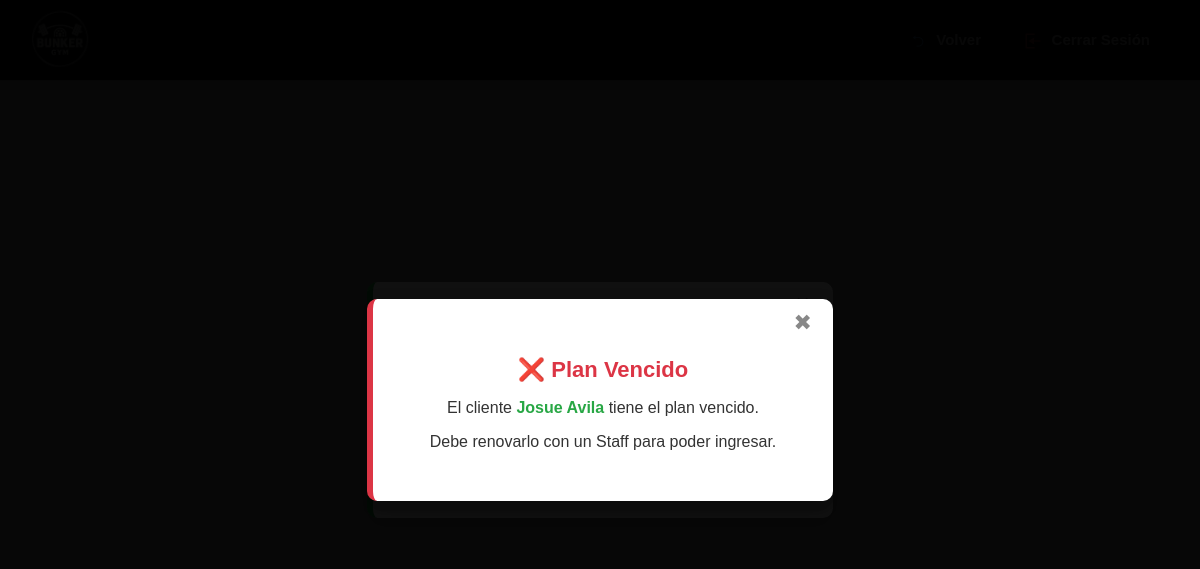
The app's page /asistencia/ (signed in), older data.
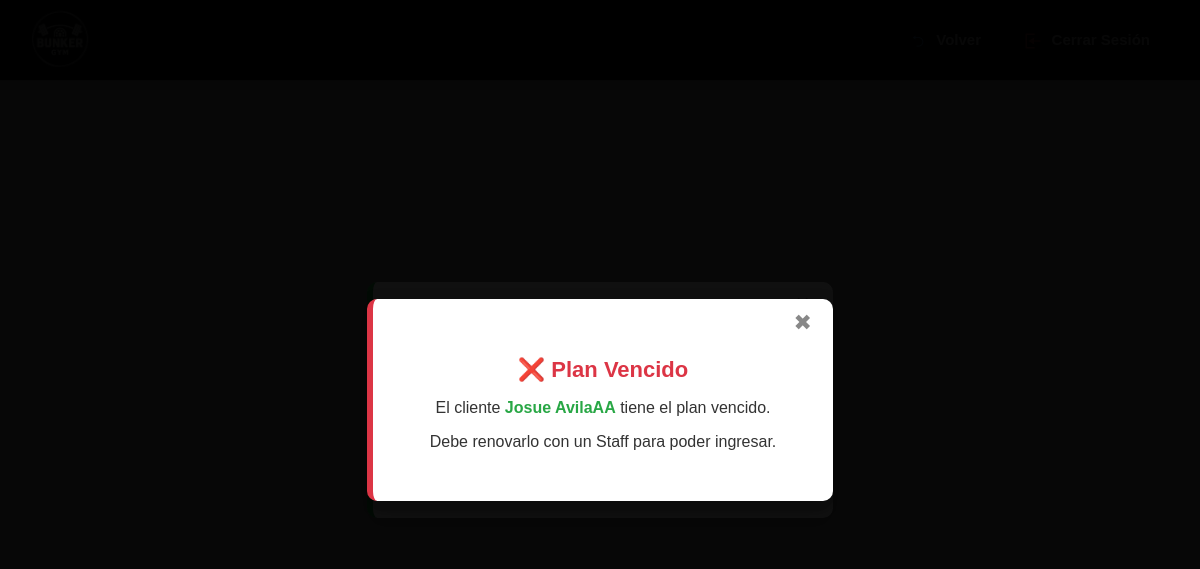
The same page, newer data.
### core/models.py (models this page shows, shortened)
class Cliente(models.Model):
    METODOS_PAGO = [
        ('Efectivo', 'Efectivo'),
        ('Debito', 'Débito'),
        ('Credito', 'Crédito'),
        ('Transferencia', 'Transferencia'),
    ]
    nombre = models.CharField(max_length=50)
    apellido = models.CharField(max_length=50)
    rut = models.CharField(max_length=12, unique=True)
    correo = models.EmailField()
    telefono = models.CharField(max_length=15)
    huella_template = models.BinaryField(null=True, blank=True)
    mensualidad = models.ForeignKey(Mensualidad, on_delete=models.SET_NULL, null=True, blank=True)
    plan_personalizado = models.ForeignKey(PlanPersonalizado, on_delete=models.SET_NULL, null=True, blank=True)
    metodo_pago = models.CharField(max_length=20, choices=METODOS_PAGO, null=True, blank=True)
    fecha_inicio_plan = models.DateField(default=timezone.now, null=True, blank=True)
    fecha_fin_plan = models.DateField(null=True, blank=True)

### core/views.py (the view)
    def wrapper(request, *args, **kwargs):
        admin_id = request.session.get('admin_id')
        if not admin_id:
            return redirect('login')
        try:
            request.admin = Admin.objects.get(id=admin_id)
        except Admin.DoesNotExist:
            return redirect('login')
        return view_func(request, *args, **kwargs)

### core/views.py (called while the page is built)
def admin_required(view_func):
    def wrapper(request, *args, **kwargs):
        admin_id = request.session.get('admin_id')
        if not admin_id:
            return redirect('login')
        try:
            request.admin = Admin.objects.get(id=admin_id)
        except Admin.DoesNotExist:
            return redirect('login')
        return view_func(request, *args, **kwargs)
    return wrapper

### core/templates/core/AsistenciaCliente.html (shortened to what this page needs)
{% extends 'core/home.html' %}
{% block content %}
<main class="contenido asistencia">
    <div class="form-container">
        <form method="POST" class="formulario">
            <h2>Registro de Asistencia</h2>
            <label for="rut" >Ingrese RUT</label>
        </form>
    </div>
        {% if mostrar_modal %}
        <div class="modal">
            <div class="modal-content">
                <button onclick="cerrarModal()">✖</button>
                <h2>✅ Registro de Asistencia</h2>
                <p>Bienvenido <strong>{{ cliente.nombre }} {{ cliente.apellido }}</strong></p>
                <p>El plan vence el <strong>{{ vencimiento_plan|date:"d" }} de {{ vencimiento_plan|date:"F" }}</strong></p>
                <p>Le quedan <strong>{{ dias_restantes }}</strong> días de mensualidad</p>
            </div>
        </div>
        {% endif %}
        {% if rut_invalido %}
        <div class="modal modal-error">
        <div class="modal-content">
            <button onclick="cerrarModal()">✖</button>
            <h2 style="color:#dc3545;">❌ Error</h2>
            <p>El RUT ingresado no fue encontrado</p>
            <p>Por favor, verifica e intenta nuevamente</p>
        </div>
        </div>
        {% endif %}
        {% if asistencia_ya_registrada %}
        <div class="modal modal-warning">
            <div class="modal-content">
                <button onclick="cerrarModal()">✖</button>
                <h2 style="color:#ffc107;">⚠️ Atención</h2>
                <p>El RUT ya está ingresado hoy.</p>
            </div>
        </div>
        {% endif %}
        {% if plan_vencido %}
            <div class="modal modal-error">
                <div class="modal-content">
                    <button onclick="cerrarModal()">✖</button>
                    <h2 style="color:#dc3545;">❌ Plan Vencido</h2>
                    <p>El cliente <strong>{{ cliente.nombre }} {{ cliente.apellido }}</strong> tiene el plan vencido.</p>
                    <p>Debe renovarlo con un Staff para poder ingresar.</p>
                </div>
            </div>
        {% endif %}
</main>
{% endblock %}

Row changes from the older to the newer data that the page shows:
changed Cliente "Josue": apellido "Avila" → "AvilaAA"
